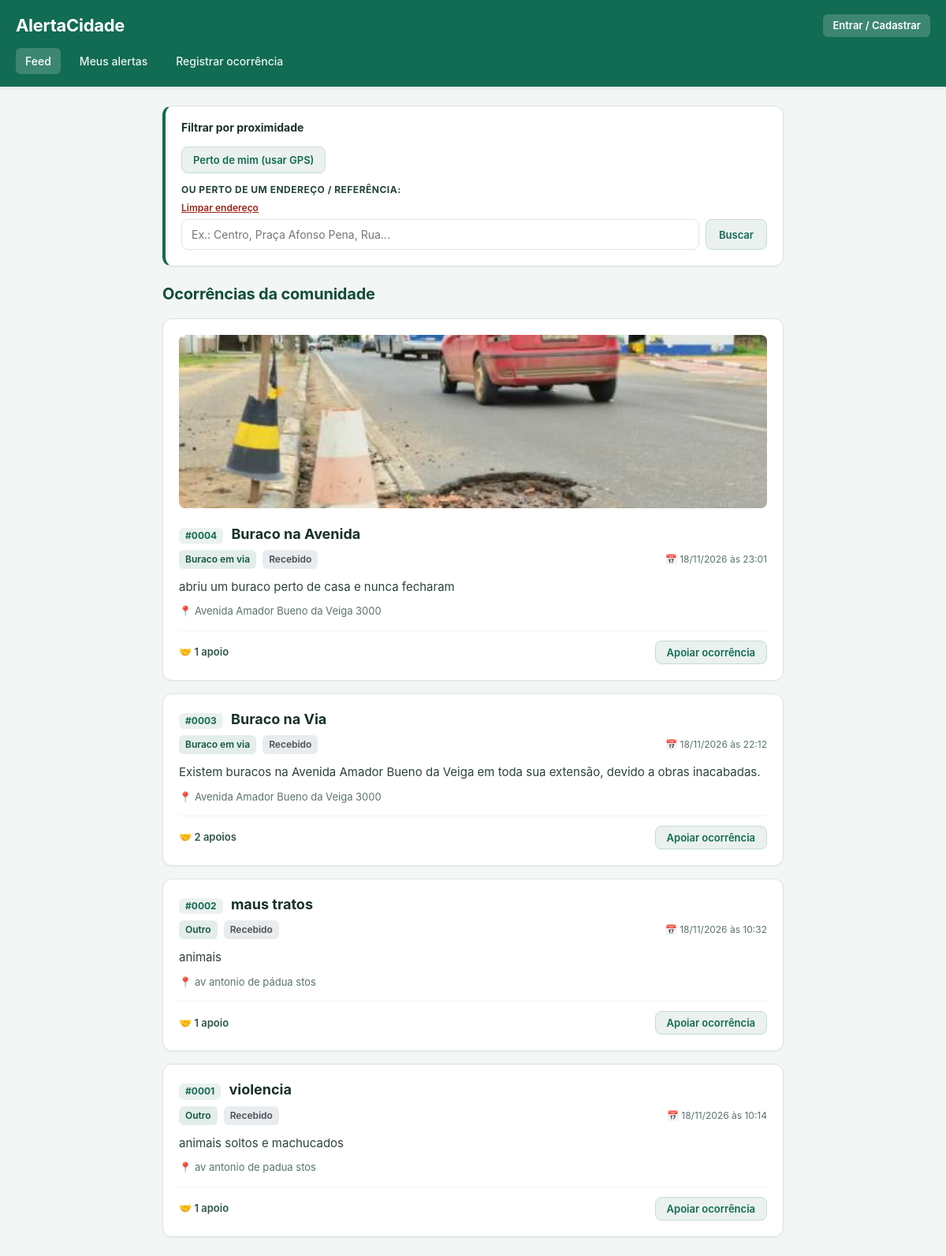
The app's page /cidadao/index.php, older data.
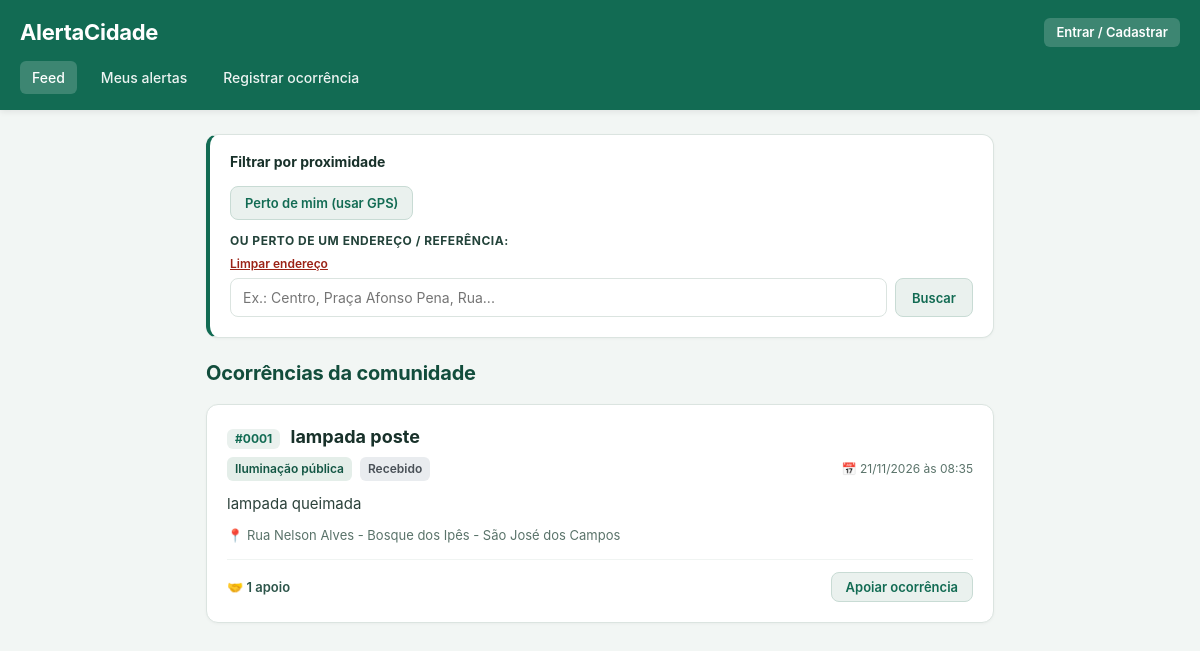
The same page, newer data.
### tables this page shows
CREATE TABLE alert_photos (
        id INTEGER PRIMARY KEY AUTOINCREMENT,
        alert_id INTEGER NOT NULL,
        image_path TEXT NOT NULL,
        thumbnail_path TEXT NOT NULL,
        created_at TEXT NOT NULL DEFAULT CURRENT_TIMESTAMP,
        FOREIGN KEY(alert_id) REFERENCES alerts(id) ON DELETE CASCADE
    );

CREATE TABLE alerts (
        id INTEGER PRIMARY KEY AUTOINCREMENT,
        title TEXT NOT NULL,
        description TEXT NOT NULL,
        category TEXT NOT NULL,
        address TEXT NOT NULL,
        latitude REAL,
        longitude REAL,
        thumbnail_path TEXT,
        image_path TEXT,
        author TEXT NOT NULL DEFAULT 'Cidadão',
        owner_id TEXT,
        status TEXT NOT NULL DEFAULT 'Recebido',
        created_at TEXT NOT NULL DEFAULT CURRENT_TIMESTAMP
    );

### database.php (called while the page is built, shortened)
<?php
function h(?string $value): string
{
    return htmlspecialchars($value ?? '', ENT_QUOTES, 'UTF-8');
}
function formatDateTime(?string $datetime): string
{
    try {
        $date = new DateTime($datetime, new DateTimeZone('UTC'));
        $date->setTimezone(new DateTimeZone('America/Sao_Paulo'));
        return $date->format('d/m/Y \à\s H:i');
    } catch (Exception) {
        return $datetime;
    }
}
function formatAlertCode(int $id): string
{
    return sprintf('#%04d', $id);
}

### cidadao/index.php (the view, shortened to what this page needs)
<?php
require dirname(__DIR__) . '/database.php';
$loggedUser = $_SESSION['citizen_user'] ?? null;
$isLoggedIn = !empty($loggedUser);
$authError = '';
$activeAuthTab = 'login';
$mine = isset($_GET['mine']);
$showCreateRequested = isset($_GET['novo']);
$showAuthRequested = isset($_GET['auth']) || ($showCreateRequested && !$isLoggedIn);
$showCreate = $showCreateRequested && $isLoggedIn;
$filterRef = trim((string)($_GET['ref'] ?? ''));
$sql = "
    SELECT a.*,
           (SELECT COUNT(*)
            FROM supports s
            WHERE s.alert_id = a.id) AS support_count
    FROM alerts a
";
$params = [];
$sql .= ' ORDER BY a.created_at DESC';
$stmt = $pdo->prepare($sql);
$stmt->execute($params);
$alerts = $stmt->fetchAll(PDO::FETCH_ASSOC);
$alertIds = array_column($alerts, 'id');
$photosByAlert = [];
if (!empty($alertIds)) {
    $in = implode(',', array_fill(0, count($alertIds), '?'));
    $stmtPhotos = $pdo->prepare("SELECT * FROM alert_photos WHERE alert_id IN ($in) ORDER BY id ASC");
    $stmtPhotos->execute($alertIds);
    foreach ($stmtPhotos->fetchAll(PDO::FETCH_ASSOC) as $p) {
        $photosByAlert[$p['alert_id']][] = $p;
    }
}
?>
<!doctype html>
<html lang="pt-BR">
<head>
</head>
<body>
    <header>
        <div style="display:flex;align-items:center;justify-content:space-between;flex-wrap:wrap;gap:10px">
            <h1 style="margin:0">AlertaCidade</h1>
            <div style="font-size:13px;display:flex;align-items:center;gap:12px">
                <?php if ($isLoggedIn): ?>
                    <span>👤 Olá, <strong><?= h($loggedUser['username']) ?></strong></span>
                    <a href="index.php?logout=1" style="color:rgba(255,255,255,0.9);text-decoration:underline;font-size:13px">Sair</a>
                <?php else: ?>
                    <a href="index.php?auth=1" style="color:#fff;background:rgba(255,255,255,0.18);padding:5px 12px;border-radius:6px;text-decoration:none;font-weight:600">Entrar / Cadastrar</a>
                <?php endif; ?>
            </div>
        </div>
        <nav style="margin-top:12px">
            <a href="index.php" class="<?= !$showCreateRequested && !$showAuthRequested && !$mine ? 'active' : '' ?>">Feed</a>
            <a href="index.php?mine=1" class="<?= $mine ? 'active' : '' ?>">Meus alertas</a>
            <a href="index.php?novo=1" class="<?= $showCreateRequested ? 'active' : '' ?>">Registrar ocorrência</a>
        </nav>
    </header>
    <main>
        <?php if ($showAuthRequested): ?>
            <section class="card" style="max-width:480px;margin:24px auto">
                <div style="text-align:center;margin-bottom:18px">
                    <h2 style="margin-bottom:6px">Acesso do Cidadão</h2>
                    <p class="form-help">Para registrar sua ocorrência, entre com sua conta ou cadastre-se abaixo.</p>
                </div>
                <?php if ($authError !== ''): ?>
                    <div class="error" style="margin-bottom:16px"><?= h($authError) ?></div>
                <?php endif; ?>
                <div style="display:flex;border-bottom:2px solid var(--border);margin-bottom:18px">
                    <button type="button" id="tab-btn-login" style="flex:1;background:none;border:0;padding:10px;font-weight:<?= $activeAuthTab === 'login' ? '700' : '600' ?>;font-size:14px;border-bottom:<?= $activeAuthTab === 'login' ? '3px solid var(--primary)' : 'none' ?>;color:<?= $activeAuthTab === 'login' ? 'var(--primary)' : 'var(--text-muted)' ?>">Entrar</button>
                    <button type="button" id="tab-btn-register" style="flex:1;background:none;border:0;padding:10px;font-weight:<?= $activeAuthTab === 'register' ? '700' : '600' ?>;font-size:14px;border-bottom:<?= $activeAuthTab === 'register' ? '3px solid var(--primary)' : 'none' ?>;color:<?= $activeAuthTab === 'register' ? 'var(--primary)' : 'var(--text-muted)' ?>">Criar conta</button>
                </div>
                <form id="form-login" method="post" style="display:<?= $activeAuthTab === 'login' ? 'block' : 'none' ?>">
                    <?= csrfField() ?>
                    <input type="hidden" name="action" value="login">
                    <input type="hidden" name="redirect_to" value="<?= $showCreateRequested ? 'index.php?novo=1' : 'index.php' ?>">
                    <label for="login_username">Nome de usuário</label>
                    <input id="login_username" name="username" required autocomplete="username" placeholder="Digite seu nome de usuário">
                    <label for="login_password">Senha</label>
                    <input id="login_password" type="password" name="password" required autocomplete="current-password" placeholder="Digite sua senha">
                    <button type="submit" class="btn" style="width:100%;margin-top:8px;padding:12px">Entrar e continuar</button>
                </form>
                <form id="form-register" method="post" style="display:<?= $activeAuthTab === 'register' ? 'block' : 'none' ?>">
                    <?= csrfField() ?>
                    <input type="hidden" name="action" value="register">
                    <input type="hidden" name="redirect_to" value="<?= $showCreateRequested ? 'index.php?novo=1' : 'index.php' ?>">
                    <label for="reg_username">Nome de usuário</label>
                    <input
                        id="reg_username"
                        name="username"
                        required
                        minlength="6"
                        maxlength="32"
                        pattern="[A-Za-z0-9_]{6,32}"
                        autocomplete="username"
                        placeholder="6 a 32 letras, números ou _">
                    <label for="reg_password">Senha</label>
                    <input
                        id="reg_password"
                        type="password"
                        name="password"
                        minlength="8"
                        required
                        autocomplete="new-password"
                        placeholder="Crie uma senha com pelo menos 8 caracteres">
                    <button type="submit" class="btn" style="width:100%;margin-top:8px;padding:12px">Cadastrar e continuar</button>
                </form>
            </section>
            <script>
                const tabLogin = document.getElementById('tab-btn-login');
                const tabRegister = document.getElementById('tab-btn-register');
                const formLogin = document.getElementById('form-login');
                const formRegister = document.getElementById('form-register');
                if (tabLogin && tabRegister && formLogin && formRegister) {
                    tabLogin.addEventListener('click', () => {
                        formLogin.style.display = 'block';
                        formRegister.style.display = 'none';
                        tabLogin.style.borderBottom = '3px solid var(--primary)';
                        tabLogin.style.color = 'var(--primary)';
                        tabLogin.style.fontWeight = '700';
                        tabRegister.style.borderBottom = 'none';
                        tabRegister.style.color = 'var(--text-muted)';
                        tabRegister.style.fontWeight = '600';
                    });
                    tabRegister.addEventListener('click', () => {
                        formLogin.style.display = 'none';
                        formRegister.style.display = 'block';
                        tabRegister.style.borderBottom = '3px solid var(--primary)';
                        tabRegister.style.color = 'var(--primary)';
                        tabRegister.style.fontWeight = '700';
                        tabLogin.style.borderBottom = 'none';
                        tabLogin.style.color = 'var(--text-muted)';
                        tabLogin.style.fontWeight = '600';
                    });
                }
            </script>
        <?php else: ?>
            <div class="card" style="margin-bottom:20px;padding:16px 20px;border-left:4px solid var(--primary)">
                <div style="display:flex;align-items:center;justify-content:space-between;flex-wrap:wrap;gap:10px;margin-bottom:12px">
                    <div>
                        <strong style="font-size:14px;color:var(--text-main)">Filtrar por proximidade</strong>
                    </div>
                </div>
                <div style="display:flex;gap:10px;flex-wrap:wrap;align-items:center;margin-bottom:12px">
                    <button type="button" id="btn-near-me" class="btn btn-secondary" style="padding:8px 14px">
                        Perto de mim (usar GPS)
                    </button>
                </div>
                <div>
                    <label style="margin:0 0 2px 0;font-size:12px">Ou perto de um endereço / referência:</label>
                    <div style="margin:0 0 4px 0">
                        <button type="button" id="btn-clear-near-address" style="background:none;border:none;color:#9b2215;font-size:12px;cursor:pointer;padding:0;text-decoration:underline">Limpar endereço</button>
                    </div>
                    <div style="display:flex;gap:8px">
                        <input type="text" id="address-query" value="<?= h($filterRef) ?>" placeholder="Ex.: Centro, Praça Afonso Pena, Rua..." style="flex:1;margin:0">
                        <button type="button" id="btn-search-near-address" class="btn btn-secondary" style="white-space:nowrap;padding:8px 16px">
                            Buscar
                        </button>
                    </div>
                </div>
            </div>
            <h2><?= $mine ? 'Meus alertas' : 'Ocorrências da comunidade' ?></h2>
            <?php foreach ($alerts as $alert): ?>
                <?php
                $photos = $photosByAlert[$alert['id']] ?? [];
                ?>
                <article class="card">
                    <?php if (!empty($photos)): ?>
                        <div style="display:flex;gap:8px;margin-bottom:14px;overflow-x:auto">
                            <?php foreach ($photos as $photo): ?>
                                <a href="../<?= h($photo['image_path'] ?? $photo['thumbnail_path']) ?>" target="_blank" style="flex:1;max-width:<?= count($photos) === 1 ? '100%' : '33%' ?>;display:block">
                                    <img class="thumb" src="../<?= h($photo['thumbnail_path']) ?>"
                                        loading="lazy" alt="Foto da ocorrência" style="width:100%;height:<?= count($photos) === 1 ? '220px' : '130px' ?>;object-fit:cover;border-radius:8px">
                                </a>
                            <?php endforeach; ?>
                        </div>
                    <?php endif; ?>
                    <h3 class="alert-title">
                        <span class="alert-code"><?= formatAlertCode((int)$alert['id']) ?></span>
                        <?= h($alert['title']) ?>
                    </h3>
                    <div class="meta-bar">
                        <span class="badge badge-category"><?= h($alert['category']) ?></span>
                        <span class="badge badge-status"><?= h($alert['status']) ?></span>
                        <span class="alert-date">📅 <?= h(formatDateTime($alert['created_at'])) ?></span>
                    </div>
                    <p class="alert-desc"><?= h(mb_strimwidth($alert['description'], 0, 220, '…', 'UTF-8')) ?></p>
                    <p class="alert-address">📍 <?= h($alert['address']) ?></p>
                    <div class="card-footer">
                        <span class="support-count">🤝 <?= (int)$alert['support_count'] ?> <?= (int)$alert['support_count'] === 1 ? 'apoio' : 'apoios' ?></span>
                        <form method="post" style="margin:0">
                            <button type="submit" class="btn btn-secondary" style="padding:6px 14px">Apoiar ocorrência</button>
                        </form>
                    </div>
                </article>
            <?php endforeach; ?>
        <?php endif; ?>
    </main>
</body>
</html>

### cidadao/index.php (style rules this page uses)
:root { --primary: #126b53; --primary-hover: #0e5441; --text-main: #18312a; --text-muted: #5a736a; --bg: #f2f6f4; --card-bg: #ffffff; --border: #dbe4e0; }
* { box-sizing: border-box; }
body { font-family: -apple-system, BlinkMacSystemFont, "Segoe UI", Roboto, Helvetica, Arial, sans-serif; font-size: 15px; line-height: 1.5; margin: 0; background: var(--bg); color: var(--text-main); -webkit-font-smoothing: antialiased; }
header { background: var(--primary); color: white; padding: 16px 20px; box-shadow: 0 2px 6px rgba(0, 0, 0, 0.08); }
header h1 { margin: 0 0 10px 0; font-size: 22px; font-weight: 700; letter-spacing: -0.3px; }
nav { display: flex; gap: 12px; flex-wrap: wrap; }
nav a { color: rgba(255, 255, 255, 0.92); text-decoration: none; font-size: 14px; font-weight: 500; padding: 6px 12px; border-radius: 6px; transition: background 0.15s; }
nav a:hover, nav a.active { background: rgba(255, 255, 255, 0.18); color: #fff; }
main { max-width: 820px; margin: 24px auto; padding: 0 16px; }
h2 { font-size: 20px; font-weight: 700; color: #124d3c; margin: 0 0 16px 0; letter-spacing: -0.2px; }
.card { background: var(--card-bg); border-radius: 12px; padding: 20px; margin: 16px 0; border: 1px solid var(--border); box-shadow: 0 1px 3px rgba(0, 0, 0, 0.04); }
label { display: block; font-size: 13px; font-weight: 700; color: #23433a; text-transform: uppercase; letter-spacing: 0.5px; margin: 16px 0 6px 0; }
label:first-of-type { margin-top: 0; }
input, textarea, select { width: 100%; padding: 10px 12px; font-family: inherit; font-size: 14px; color: var(--text-main); background: #fff; border: 1px solid var(--border); border-radius: 8px; margin-bottom: 10px; transition: border-color 0.15s, box-shadow 0.15s; }
button, .btn { display: inline-flex; align-items: center; justify-content: center; font-family: inherit; font-size: 14px; font-weight: 600; background: var(--primary); color: #fff; border: 0; border-radius: 8px; padding: 10px 18px; cursor: pointer; transition: background 0.15s, opacity 0.15s; }
.btn-secondary { background: #eaf1ee; color: #126b53; border: 1px solid #c8dbd4; padding: 7px 14px; font-size: 13px; }
.alert-title { font-size: 18px; font-weight: 700; margin: 0 0 8px 0; color: var(--text-main); line-height: 1.35; }
.alert-code { display: inline-block; background: #eaf1ee; color: var(--primary); font-size: 12px; font-weight: 700; padding: 2px 8px; border-radius: 6px; margin-right: 6px; }
.meta-bar { display: flex; align-items: center; gap: 8px; flex-wrap: wrap; margin-bottom: 12px; font-size: 12px; }
.badge { display: inline-block; padding: 3px 8px; border-radius: 6px; font-weight: 600; font-size: 12px; }
.badge-category { background: #e4eee9; color: #135644; }
.badge-status { background: #e9ecef; color: #495057; }
.alert-date { color: var(--text-muted); font-size: 12px; margin-left: auto; }
.alert-desc { font-size: 15px; line-height: 1.5; color: #2c423b; margin: 10px 0; }
.alert-address { font-size: 13px; color: var(--text-muted); margin: 8px 0; }
.card-footer { display: flex; align-items: center; justify-content: space-between; margin-top: 14px; padding-top: 12px; border-top: 1px solid #f0f4f2; }
.support-count { font-size: 13px; font-weight: 600; color: #2d554a; }

Row changes from the older to the newer data that the page shows:
removed alerts: id "#0004", title "Buraco na Avenida", category "Buraco em via", status "Recebido", created_at "18/11/2026 às 23:01", description "abriu um buraco perto de casa e nunca fecharam", address "Avenida Amador Bueno da Veiga 3000", support_count "1", shows "apoio"
removed alert_photos: thumbnail_path (picture)
removed alerts: id "#0003", title "Buraco na Via", category "Buraco em via", status "Recebido", created_at "18/11/2026 às 22:12", description "Existem buracos na Avenida Amador Bueno da Veiga em toda sua extensão, devido a obras inacabadas.", address "Avenida Amador Bueno da Veiga 3000", support_count "2", shows "apoios"
removed alerts: id "#0002", title "maus tratos", category "Outro", status "Recebido", created_at "18/11/2026 às 10:32", description "animais", address "av antonio de pádua stos", support_count "1", shows "apoio"
changed alerts "Recebido": title "violencia" → "lampada poste"; category "Outro" → "Iluminação pública"; created_at "18/11/2026 às 10:14" → "21/11/2026 às 08:35"; description "animais soltos e machucados" → "lampada queimada"; address "av antonio de padua stos" → "Rua Nelson Alves - Bosque dos Ipês - São José dos Campos"
